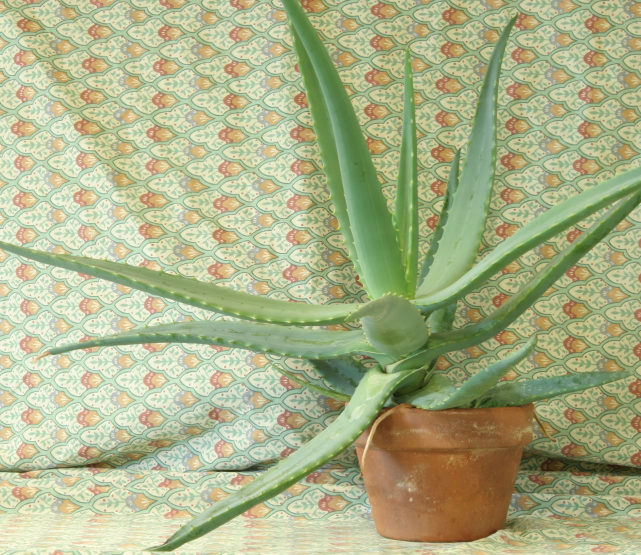
#> input picture lab0/data/stereo/aloeL.jpg, 1282 x 1110 px, found by its file name (shown at 1/2 size)
$ python stereo_depth.py
#> lines starting #> are read from the running program, lines starting #| are printed output that depends on the picture; after the words box and inside, x2 and y2 are one past the last pixel; in counts of white or black regions, pixels touching at a corner belong together
"""OpenCV 自带 Aloe 双目示例：StereoSGBM 计算视差，再换算为相对深度。

在仓库根目录运行（首次会从 OpenCV 官方仓库下载 aloeL.jpg / aloeR.jpg）：
    python3.9 lab0/code/stereo_depth.py --scale 0.5
"""

import argparse
import json
from pathlib import Path
from urllib.request import urlretrieve

import cv2 as cv
import numpy as np

SAMPLE_URL = "https://raw.githubusercontent.com/opencv/opencv/4.x/samples/data/"
DATA = Path("lab0/data/stereo")
OUTPUT = Path("lab0/results/stereo")
NUM_DISPARITIES = 128  # 视差搜索范围，须为 16 的倍数


def load_sample():
    """读取 Aloe 左右图；本地没有时先下载。这对图像已经做过立体校正。"""
    DATA.mkdir(parents=True, exist_ok=True)
    images = []
    for name in ("aloeL.jpg", "aloeR.jpg"):
        path = DATA / name
        if not path.exists():
            urlretrieve(SAMPLE_URL + name, path)
        images.append(cv.imread(str(path)))
    return images


def colour_map(values, valid, reverse=False):
    """仅用于作图：按有效值的 2%～98% 分位数拉伸后上色，无效像素涂黑。"""
    lo, hi = np.percentile(values[valid], [2, 98])
    scaled = np.clip((values[valid] - lo) / (hi - lo), 0, 1)
    if reverse:  # 深度图反转颜色，使近处和视差图一样呈暖色
        scaled = 1 - scaled
    gray = np.zeros(values.shape, np.uint8)
    gray[valid] = (scaled * 255).astype(np.uint8)
    result = cv.applyColorMap(gray, cv.COLORMAP_TURBO)
    result[~valid] = 0
    return result


def main():
    parser = argparse.ArgumentParser(description=__doc__)
    parser.add_argument("--scale", type=float, default=0.5, help="图像缩放比例")
    parser.add_argument("--block-size", type=int, default=5, help="匹配窗口边长，奇数")
    args = parser.parse_args()
    OUTPUT.mkdir(parents=True, exist_ok=True)

    left, right = load_sample()
#> left is the input picture: shape (1110, 1282, 3); mean B, G, R 136.6, 177.2, 171.2
    left = cv.resize(left, None, fx=args.scale, fy=args.scale, interpolation=cv.INTER_AREA)
#> left: shape (555, 641, 3)
    right = cv.resize(right, None, fx=args.scale, fy=args.scale, interpolation=cv.INTER_AREA)
#> right: shape (555, 641, 3)
    height, width = left.shape[:2]
#> height = 555; width = 641

    # 1. 检查图：左右图并排画水平线；已校正时，同一物点应落在同一条水平线上。
    pair = np.hstack((left, right))
    for y in range(40, height, height // 8):
        cv.line(pair, (0, y), (pair.shape[1] - 1, y), (0, 255, 0), 1)
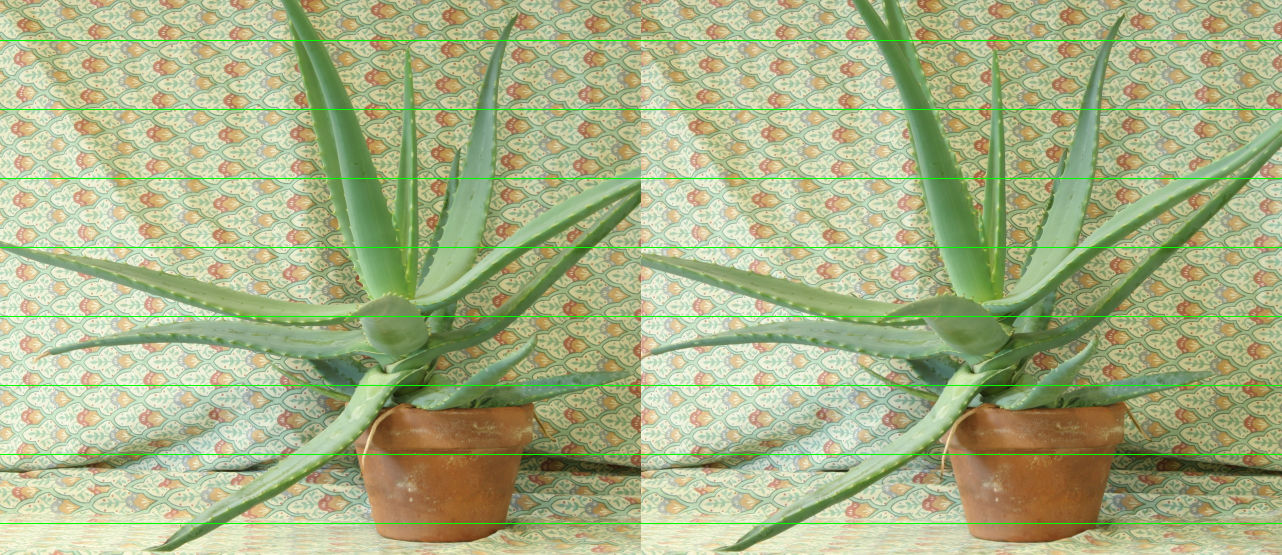
#> pair: shape (555, 1282, 3); mean B, G, R 133.6, 176.9, 167.3
    cv.imwrite(str(OUTPUT / "rectified_pair_check.png"), pair)

    # 2. SGBM 沿水平扫描线找对应点；P1、P2 惩罚相邻像素的视差跳变，使视差图更平滑。
    b = args.block_size
    matcher = cv.StereoSGBM_create(
        minDisparity=0, numDisparities=NUM_DISPARITIES, blockSize=b,
        P1=8 * b * b, P2=32 * b * b, disp12MaxDiff=1, uniquenessRatio=10,
        speckleWindowSize=100, speckleRange=2, mode=cv.STEREO_SGBM_MODE_SGBM_3WAY)
    raw = matcher.compute(cv.cvtColor(left, cv.COLOR_BGR2GRAY), cv.cvtColor(right, cv.COLOR_BGR2GRAY))
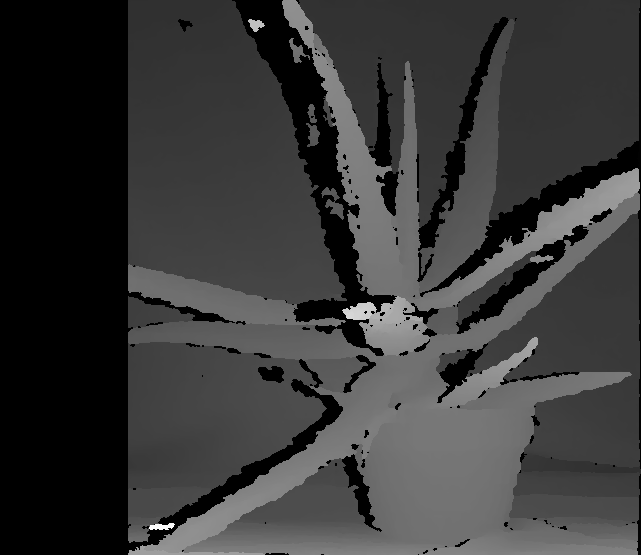
#> raw: shape (555, 641) int16; min -16, max 1994, mean 434.5; drawn with min black and max white
    disparity = raw.astype(np.float32) / 16.0  # OpenCV 以 1/16 像素为单位输出定点视差
    valid = disparity > 0  # 失败的匹配为负值；零视差对应无穷远，也不参与换算
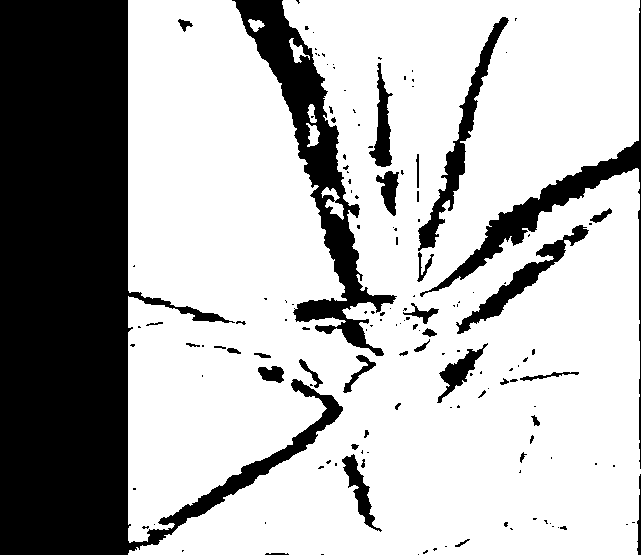
#> valid: shape (555, 641) bool; 70.5% white; 151 black regions (110 under 20 px), largest, box (x1, y1, x2, y2) and area: (0, 0, 343, 555) 75381, (232, 0, 397, 356) 12043, (420, 0, 641, 469) 5606

    # 3. 视差 → 深度：已校正双目满足 Z = f·B / d。
    #    这对示例图没有给出标定参数，沿用 OpenCV 示例的假设 f = 0.8·宽度，并令基线 B = 1。
    #    因此结果只反映远近关系，单位是“基线长度”，不是米。
    focal, baseline = 0.8 * width, 1.0
#> focal = 512.8; baseline = 1
    depth = np.full(disparity.shape, np.nan, np.float32)  # 无效像素记为 NaN，而不是 0
    depth[valid] = focal * baseline / disparity[valid]
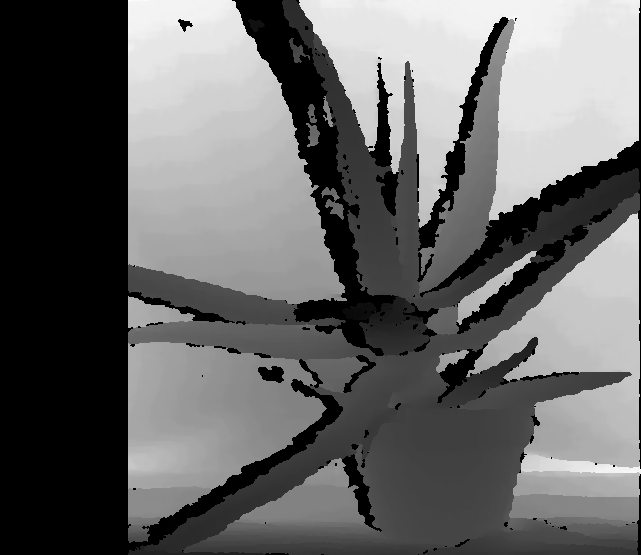
#> depth: shape (555, 641) float32; 29.5% of the values are NaN or infinite; the others: min 4.11, max 23.18, mean 14.99; drawn with min black, max white, NaN and infinite black

    np.save(OUTPUT / "disparity_px.npy", disparity)
    np.save(OUTPUT / "depth_approx_baseline_units.npy", depth)
    cv.imwrite(str(OUTPUT / "disparity.png"), colour_map(disparity, valid))
#> in colour_map, `lo, hi = np.percentile(values[valid], [2, 98])`: lo = 23.06; hi = 71.62
#> in colour_map, `result[~valid] = 0`:
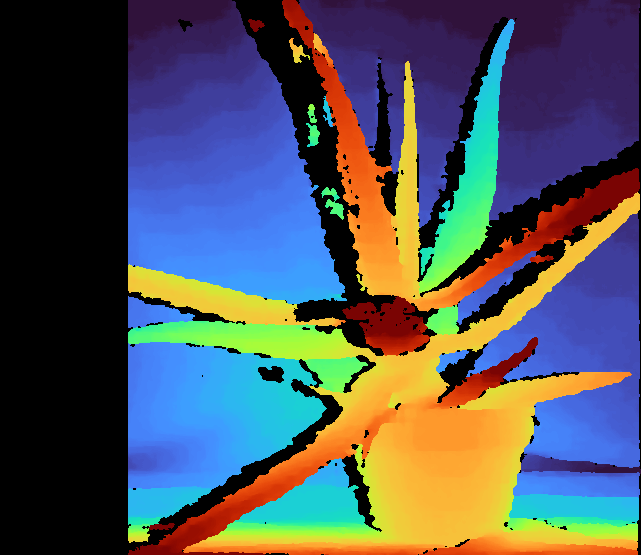
#> result: shape (555, 641, 3); mean B, G, R 91.5, 85, 80.4
    cv.imwrite(str(OUTPUT / "depth_preview.png"), colour_map(depth, valid, reverse=True))
#> call 2 of colour_map, with reverse = True
#> in colour_map (call 2), `lo, hi = np.percentile(values[valid], [2, 98])`: lo = 7.16; hi = 22.24
#> in colour_map (call 2), `gray[valid] = (scaled * 255).astype(np.uint8)`:
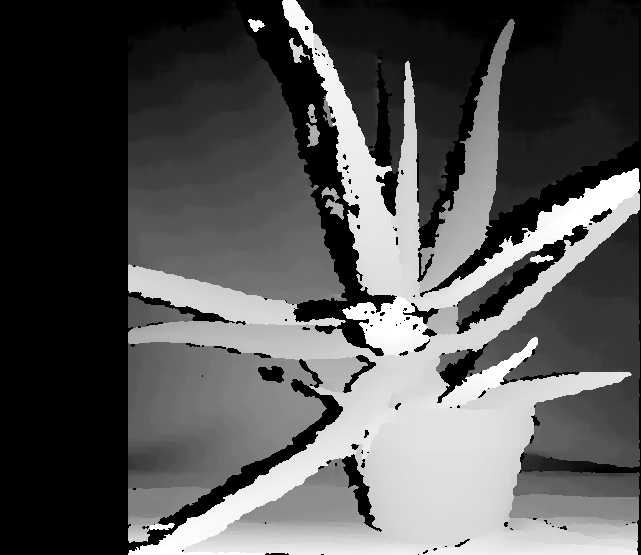
#> gray: shape (555, 641); min 0, max 255, mean 85.9
#> in colour_map (call 2), `result[~valid] = 0`:
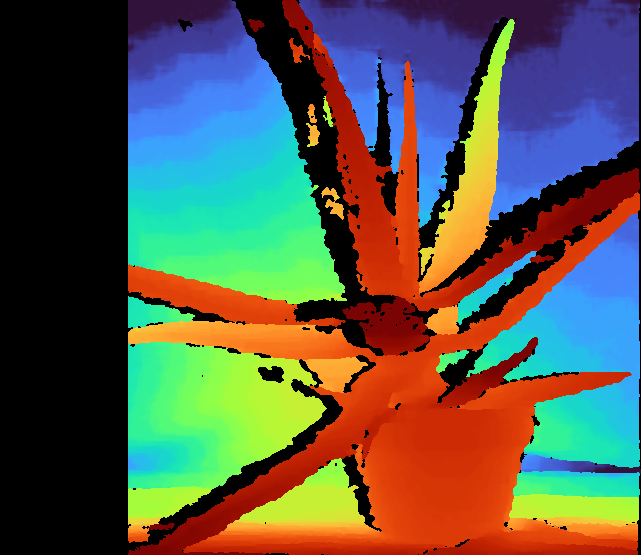
#> result: shape (555, 641, 3); mean B, G, R 75, 89.4, 88.2
    cv.imwrite(str(OUTPUT / "valid_mask.png"), valid.astype(np.uint8) * 255)
    summary = {
        "image_size_px": [width, height], "scale": args.scale,
        "num_disparities": NUM_DISPARITIES, "block_size": b,
        "valid_fraction": float(valid.mean()),
        "focal_px_assumed": focal, "baseline": baseline, "depth_unit": "baseline units (not metres)",
    }
#> summary = {'image_size_px': [641, 555], 'scale': 0.5, 'num_disparities': 128, 'block_size': 5, 'valid_fraction': 0.705, 'focal_px_assumed': 512.8, 'baseline': 1, 'depth_unit': 'baseline units (not metres)'}
    (OUTPUT / "summary.json").write_text(json.dumps(summary, indent=2), encoding="utf-8")
    print("有效像素比例：{:.1%}；结果目录：{}".format(valid.mean(), OUTPUT))
#| 有效像素比例：70.5%；结果目录：lab0/results/stereo


if __name__ == "__main__":
    main()
